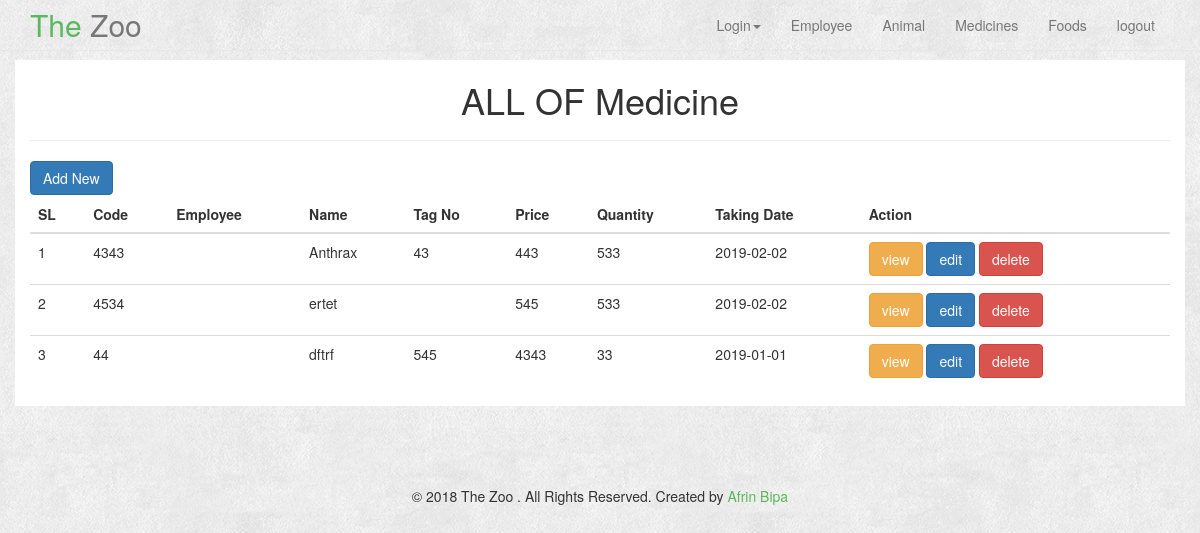
The page /Login/MedicineIndex.php (signed in) on the database its author committed.
### tables this page shows
CREATE TABLE `medicine` (
  `id` int(55) NOT NULL,
  `code` int(55) NOT NULL,
  `name` varchar(55) NOT NULL,
  `tag_no` varchar(25) NOT NULL,
  `price` int(15) NOT NULL,
  `quantity` int(25) NOT NULL,
  `date` date NOT NULL,
  `E_id` int(11) NOT NULL
);

### Login/MedicineIndex.php (the view, shortened to what this page needs)
<?php
$conn = mysqli_connect('localhost','root','','registrations');
$sql = "SELECT * FROM medicine";
$result = mysqli_query($conn, $sql);
?>
<?php include('header.php') ?>
<br><br><br>
<div style="background-color: white" class="container">
    <h1 align="center">ALL OF Medicine</h1>
    <hr>
    <a href="Medicine.php" class="btn btn-primary">Add New</a>
    <div class="row">
        <div class="col-md-6 col-md-offset-2">
            <div class="col-md-6">
            </div>
        </div>
    </div>
    <table class="table">
        <thead>
        <th>SL</th>
        <th>Code</th>
        <th>Employee</th>
        <th>Name</th>
        <th>Tag No</th>
        <th>Price</th>
        <th>Quantity</th>
        <th>Taking Date</th>
        <th>Action</th>
        <thead>
        <tbody>
        <?php $i=1; ?>
        <?php while($row = mysqli_fetch_assoc($result)){
            ?>
            <tr>
                <td><?php echo $i; ?></td>
                <td><?php echo $row['code'] ?></td>
                <td>
                </td>
                <td><?php echo $row['name'] ?></td>
                <td><?php echo $row['tag_no']?></td>
                <td><?php echo $row['price']?></td>
                <td id="m_quantity"><?php echo $row['quantity']?>
                </td>
                <td><?php echo $row['date']?></td>
                <td>
                    <a class="btn btn-warning" href="MedicineView.php?id=<?php echo $row['id'] ?>">view</a>
                    <a class="btn btn-primary" href="MedicineEdit.php?id=<?php echo $row['id'] ?>">edit</a>
                    <a class="btn btn-danger" onclick ="return confirm('Do you want to delete?')" href="MedicineDelete.php?id=<?php echo $row['id'] ?>">delete</a>
                </td>
            </tr>
            <?php $i++; ?>
        <?php } ?>
        </tbody>
    </table>
</div>
<?php include('footer.php') ?>

### Login/css/bootshape.css (style rules this page uses)
body { background-image:url('../img/bg.png'); background-repeat:repeat; }

### rows shown on the page
medicine: code "4343", name "Anthrax", tag_no "43", price "443", quantity "533", date "2019-02-02"
medicine: code "4534", name "ertet", price "545", quantity "533", date "2019-02-02"
medicine: code "44", name "dftrf", tag_no "545", price "4343", quantity "33", date "2019-01-01"
